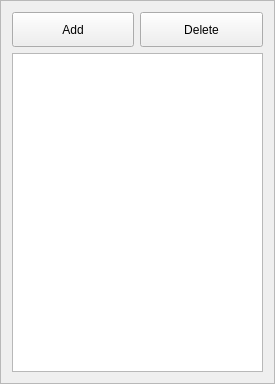
<?xml version="1.0" encoding="UTF-8"?>
<ui version="4.0">
 <class>Frame</class>
 <widget class="QFrame" name="Frame">
  <property name="geometry">
   <rect>
    <x>0</x>
    <y>0</y>
    <width>275</width>
    <height>384</height>
   </rect>
  </property>
  <property name="windowTitle">
   <string>Bookmarks</string>
  </property>
  <property name="frameShape">
   <enum>QFrame::StyledPanel</enum>
  </property>
  <property name="frameShadow">
   <enum>QFrame::Raised</enum>
  </property>
  <layout class="QGridLayout" name="gridLayout">
   <item row="0" column="0">
    <widget class="QPushButton" name="bmAdd_btn">
     <property name="minimumSize">
      <size>
       <width>0</width>
       <height>35</height>
      </size>
     </property>
     <property name="text">
      <string>Add</string>
     </property>
    </widget>
   </item>
   <item row="0" column="1">
    <widget class="QPushButton" name="bmDel_btn">
     <property name="minimumSize">
      <size>
       <width>0</width>
       <height>35</height>
      </size>
     </property>
     <property name="text">
      <string>Delete</string>
     </property>
    </widget>
   </item>
   <item row="1" column="0" colspan="2">
    <widget class="QListWidget" name="bookmark_list"/>
   </item>
  </layout>
 </widget>
 <resources/>
 <connections/>
</ui>
